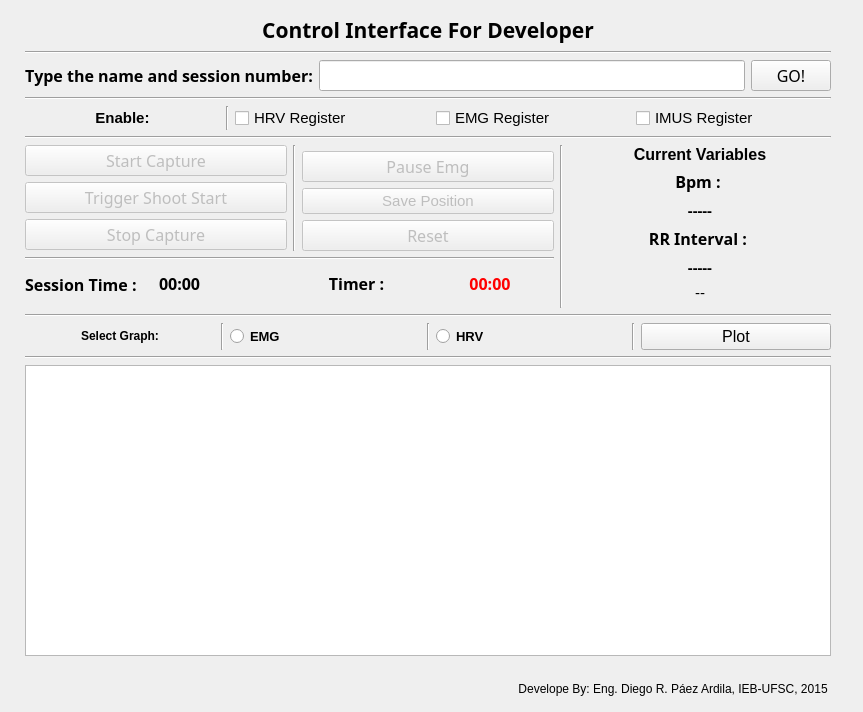
<?xml version="1.0" encoding="UTF-8"?>
<ui version="4.0">
 <class>MainWindow</class>
 <widget class="QMainWindow" name="MainWindow">
  <property name="geometry">
   <rect>
    <x>0</x>
    <y>0</y>
    <width>863</width>
    <height>712</height>
   </rect>
  </property>
  <property name="windowTitle">
   <string>MainWindow</string>
  </property>
  <property name="autoFillBackground">
   <bool>false</bool>
  </property>
  <widget class="QWidget" name="centralWidget">
   <widget class="QWidget" name="layoutWidget">
    <property name="geometry">
     <rect>
      <x>25</x>
      <y>15</y>
      <width>806</width>
      <height>681</height>
     </rect>
    </property>
    <layout class="QGridLayout" name="gridLayout_6">
     <item row="6" column="0" colspan="4">
      <widget class="Line" name="line_2">
       <property name="orientation">
        <enum>Qt::Horizontal</enum>
       </property>
      </widget>
     </item>
     <item row="2" column="2" rowspan="4">
      <widget class="Line" name="line_5">
       <property name="orientation">
        <enum>Qt::Vertical</enum>
       </property>
      </widget>
     </item>
     <item row="0" column="0" colspan="4">
      <layout class="QGridLayout" name="gridLayout_3">
       <item row="0" column="0">
        <widget class="QLabel" name="label">
         <property name="font">
          <font>
           <family>Mukti Narrow</family>
           <pointsize>16</pointsize>
           <weight>75</weight>
           <bold>true</bold>
          </font>
         </property>
         <property name="text">
          <string>Control Interface For Developer</string>
         </property>
         <property name="alignment">
          <set>Qt::AlignCenter</set>
         </property>
        </widget>
       </item>
       <item row="2" column="0">
        <widget class="Line" name="line">
         <property name="orientation">
          <enum>Qt::Horizontal</enum>
         </property>
        </widget>
       </item>
       <item row="1" column="0">
        <layout class="QGridLayout" name="gridLayout_2">
         <item row="1" column="1">
          <widget class="QLineEdit" name="Readtext">
           <property name="font">
            <font>
             <family>Abyssinica SIL</family>
             <pointsize>12</pointsize>
            </font>
           </property>
           <property name="alignment">
            <set>Qt::AlignCenter</set>
           </property>
          </widget>
         </item>
         <item row="1" column="2">
          <widget class="QPushButton" name="buttongo">
           <property name="font">
            <font>
             <family>Abyssinica SIL</family>
             <pointsize>12</pointsize>
            </font>
           </property>
           <property name="text">
            <string>GO!</string>
           </property>
          </widget>
         </item>
         <item row="1" column="0">
          <widget class="QLabel" name="label_4">
           <property name="font">
            <font>
             <family>Abyssinica SIL</family>
             <pointsize>12</pointsize>
            </font>
           </property>
           <property name="text">
            <string>&lt;html&gt;&lt;head/&gt;&lt;body&gt;&lt;p&gt;&lt;a name=&quot;result_box&quot;/&gt;&lt;span style=&quot; font-weight:600;&quot;&gt;T&lt;/span&gt;&lt;span style=&quot; font-weight:600;&quot;&gt;ype the name and session number:&lt;/span&gt;&lt;/p&gt;&lt;/body&gt;&lt;/html&gt;</string>
           </property>
          </widget>
         </item>
         <item row="0" column="0" colspan="3">
          <widget class="Line" name="line_10">
           <property name="orientation">
            <enum>Qt::Horizontal</enum>
           </property>
          </widget>
         </item>
        </layout>
       </item>
      </layout>
     </item>
     <item row="3" column="0" colspan="2">
      <widget class="Line" name="line_3">
       <property name="orientation">
        <enum>Qt::Horizontal</enum>
       </property>
      </widget>
     </item>
     <item row="1" column="0" colspan="4">
      <layout class="QGridLayout" name="gridLayout_5">
       <item row="1" column="0" colspan="5">
        <widget class="Line" name="line_4">
         <property name="orientation">
          <enum>Qt::Horizontal</enum>
         </property>
        </widget>
       </item>
       <item row="0" column="2">
        <widget class="QCheckBox" name="activarVFC">
         <property name="font">
          <font>
           <pointsize>11</pointsize>
          </font>
         </property>
         <property name="text">
          <string>HRV Register</string>
         </property>
        </widget>
       </item>
       <item row="0" column="4">
        <widget class="QCheckBox" name="activarIMUS">
         <property name="font">
          <font>
           <pointsize>11</pointsize>
          </font>
         </property>
         <property name="text">
          <string>IMUS Register</string>
         </property>
        </widget>
       </item>
       <item row="0" column="0">
        <widget class="QLabel" name="label_11">
         <property name="font">
          <font>
           <pointsize>11</pointsize>
           <weight>75</weight>
           <bold>true</bold>
          </font>
         </property>
         <property name="text">
          <string>Enable:</string>
         </property>
         <property name="alignment">
          <set>Qt::AlignCenter</set>
         </property>
        </widget>
       </item>
       <item row="0" column="3">
        <widget class="QCheckBox" name="activarEMG">
         <property name="font">
          <font>
           <pointsize>11</pointsize>
          </font>
         </property>
         <property name="text">
          <string>EMG Register</string>
         </property>
        </widget>
       </item>
       <item row="0" column="1">
        <widget class="Line" name="line_9">
         <property name="orientation">
          <enum>Qt::Vertical</enum>
         </property>
        </widget>
       </item>
      </layout>
     </item>
     <item row="2" column="0">
      <layout class="QVBoxLayout" name="verticalLayout">
       <item>
        <widget class="QPushButton" name="ButtonStart">
         <property name="enabled">
          <bool>false</bool>
         </property>
         <property name="font">
          <font>
           <family>Abyssinica SIL</family>
           <pointsize>12</pointsize>
          </font>
         </property>
         <property name="text">
          <string>Start Capture</string>
         </property>
        </widget>
       </item>
       <item>
        <widget class="QPushButton" name="ButtonTrigeron">
         <property name="enabled">
          <bool>false</bool>
         </property>
         <property name="font">
          <font>
           <family>Abyssinica SIL</family>
           <pointsize>12</pointsize>
          </font>
         </property>
         <property name="text">
          <string>Trigger Shoot Start</string>
         </property>
        </widget>
       </item>
       <item>
        <widget class="QPushButton" name="ButtonStop">
         <property name="enabled">
          <bool>false</bool>
         </property>
         <property name="font">
          <font>
           <family>Abyssinica SIL</family>
           <pointsize>12</pointsize>
          </font>
         </property>
         <property name="text">
          <string>Stop Capture</string>
         </property>
        </widget>
       </item>
      </layout>
     </item>
     <item row="2" column="1">
      <layout class="QGridLayout" name="gridLayout_4">
       <item row="3" column="1">
        <widget class="QPushButton" name="resetButton">
         <property name="enabled">
          <bool>false</bool>
         </property>
         <property name="font">
          <font>
           <family>Abyssinica SIL</family>
           <pointsize>12</pointsize>
          </font>
         </property>
         <property name="text">
          <string>Reset</string>
         </property>
        </widget>
       </item>
       <item row="1" column="1">
        <widget class="QPushButton" name="pauseEmgButton">
         <property name="enabled">
          <bool>false</bool>
         </property>
         <property name="font">
          <font>
           <family>Abyssinica SIL</family>
           <pointsize>12</pointsize>
          </font>
         </property>
         <property name="text">
          <string>Pause Emg</string>
         </property>
        </widget>
       </item>
       <item row="0" column="0" rowspan="4">
        <widget class="Line" name="line_11">
         <property name="orientation">
          <enum>Qt::Vertical</enum>
         </property>
        </widget>
       </item>
       <item row="2" column="1">
        <widget class="QPushButton" name="savePositionButton">
         <property name="enabled">
          <bool>false</bool>
         </property>
         <property name="font">
          <font>
           <pointsize>11</pointsize>
          </font>
         </property>
         <property name="text">
          <string>Save Position</string>
         </property>
        </widget>
       </item>
      </layout>
     </item>
     <item row="2" column="3" rowspan="3">
      <layout class="QGridLayout" name="gridLayout">
       <item row="0" column="0">
        <widget class="QLabel" name="label_6">
         <property name="font">
          <font>
           <pointsize>12</pointsize>
          </font>
         </property>
         <property name="text">
          <string>&lt;html&gt;&lt;head/&gt;&lt;body&gt;&lt;p&gt;&lt;a name=&quot;result_box&quot;/&gt;&lt;span style=&quot; font-weight:600;&quot;&gt;C&lt;/span&gt;&lt;span style=&quot; font-weight:600;&quot;&gt;urrent&lt;/span&gt;&lt;span style=&quot; font-weight:600;&quot;&gt; Variables&lt;/span&gt;&lt;/p&gt;&lt;/body&gt;&lt;/html&gt;</string>
         </property>
         <property name="alignment">
          <set>Qt::AlignCenter</set>
         </property>
        </widget>
       </item>
       <item row="3" column="0">
        <widget class="QLabel" name="label_3">
         <property name="font">
          <font>
           <family>Abyssinica SIL</family>
           <pointsize>12</pointsize>
          </font>
         </property>
         <property name="text">
          <string>&lt;html&gt;&lt;head/&gt;&lt;body&gt;&lt;p&gt;&lt;span style=&quot; font-weight:600;&quot;&gt;RR Interval : &lt;/span&gt;&lt;/p&gt;&lt;/body&gt;&lt;/html&gt;</string>
         </property>
         <property name="alignment">
          <set>Qt::AlignCenter</set>
         </property>
        </widget>
       </item>
       <item row="1" column="0">
        <widget class="QLabel" name="label_2">
         <property name="font">
          <font>
           <family>Abyssinica SIL</family>
           <pointsize>12</pointsize>
          </font>
         </property>
         <property name="text">
          <string>&lt;html&gt;&lt;head/&gt;&lt;body&gt;&lt;p&gt;&lt;span style=&quot; font-weight:600;&quot;&gt;Bpm : &lt;/span&gt;&lt;/p&gt;&lt;/body&gt;&lt;/html&gt;</string>
         </property>
         <property name="alignment">
          <set>Qt::AlignCenter</set>
         </property>
        </widget>
       </item>
       <item row="5" column="0">
        <widget class="QLabel" name="arduinoLabel">
         <property name="font">
          <font>
           <pointsize>11</pointsize>
          </font>
         </property>
         <property name="text">
          <string>--</string>
         </property>
         <property name="alignment">
          <set>Qt::AlignCenter</set>
         </property>
        </widget>
       </item>
       <item row="2" column="0">
        <widget class="QLabel" name="labelbpsout">
         <property name="font">
          <font>
           <family>Abyssinica SIL</family>
           <pointsize>12</pointsize>
          </font>
         </property>
         <property name="text">
          <string>&lt;html&gt;&lt;head/&gt;&lt;body&gt;&lt;p&gt;&lt;span style=&quot; font-size:11pt; font-weight:600;&quot;&gt;-----&lt;/span&gt;&lt;/p&gt;&lt;/body&gt;&lt;/html&gt;</string>
         </property>
         <property name="alignment">
          <set>Qt::AlignCenter</set>
         </property>
        </widget>
       </item>
       <item row="4" column="0">
        <widget class="QLabel" name="labelintervaloRR">
         <property name="font">
          <font>
           <family>Abyssinica SIL</family>
           <pointsize>12</pointsize>
          </font>
         </property>
         <property name="text">
          <string>&lt;html&gt;&lt;head/&gt;&lt;body&gt;&lt;p&gt;&lt;span style=&quot; font-size:11pt; font-weight:600;&quot;&gt;-----&lt;/span&gt;&lt;/p&gt;&lt;/body&gt;&lt;/html&gt;</string>
         </property>
         <property name="alignment">
          <set>Qt::AlignCenter</set>
         </property>
        </widget>
       </item>
      </layout>
     </item>
     <item row="4" column="0" colspan="2">
      <layout class="QHBoxLayout" name="horizontalLayout">
       <item>
        <widget class="QLabel" name="label_8">
         <property name="font">
          <font>
           <family>Abyssinica SIL</family>
           <pointsize>12</pointsize>
           <weight>75</weight>
           <bold>true</bold>
          </font>
         </property>
         <property name="text">
          <string>Session Time :</string>
         </property>
        </widget>
       </item>
       <item>
        <widget class="QLabel" name="tempoProvaout">
         <property name="font">
          <font>
           <family>Abyssinica SIL</family>
           <pointsize>9</pointsize>
           <weight>75</weight>
           <bold>true</bold>
          </font>
         </property>
         <property name="text">
          <string>&lt;html&gt;&lt;head/&gt;&lt;body&gt;&lt;p&gt;&lt;span style=&quot; font-size:12pt;&quot;&gt;00:00&lt;/span&gt;&lt;/p&gt;&lt;/body&gt;&lt;/html&gt;</string>
         </property>
        </widget>
       </item>
       <item>
        <widget class="QLabel" name="label_7">
         <property name="font">
          <font>
           <family>Abyssinica SIL</family>
           <pointsize>12</pointsize>
           <weight>75</weight>
           <bold>true</bold>
          </font>
         </property>
         <property name="text">
          <string>&lt;html&gt;&lt;head/&gt;&lt;body&gt;&lt;p align=&quot;center&quot;&gt;Timer :&lt;/p&gt;&lt;/body&gt;&lt;/html&gt;</string>
         </property>
        </widget>
       </item>
       <item>
        <widget class="QLabel" name="relojout">
         <property name="font">
          <font>
           <family>Abyssinica SIL</family>
           <pointsize>12</pointsize>
           <weight>75</weight>
           <bold>true</bold>
          </font>
         </property>
         <property name="text">
          <string>&lt;html&gt;&lt;head/&gt;&lt;body&gt;&lt;p&gt;&lt;span style=&quot; font-size:12pt; color:#ff0000;&quot;&gt;00:00&lt;/span&gt;&lt;/p&gt;&lt;/body&gt;&lt;/html&gt;</string>
         </property>
         <property name="alignment">
          <set>Qt::AlignCenter</set>
         </property>
        </widget>
       </item>
      </layout>
     </item>
     <item row="7" column="0" colspan="4">
      <layout class="QVBoxLayout" name="verticalLayout_3">
       <item>
        <layout class="QVBoxLayout" name="verticalLayout_2">
         <item>
          <layout class="QHBoxLayout" name="horizontalLayout_3">
           <item>
            <widget class="QLabel" name="label_10">
             <property name="text">
              <string>&lt;html&gt;&lt;head/&gt;&lt;body&gt;&lt;p&gt;&lt;a name=&quot;result_box&quot;/&gt;&lt;span style=&quot; font-weight:600;&quot;&gt;S&lt;/span&gt;&lt;span style=&quot; font-weight:600;&quot;&gt;elect Graph:&lt;/span&gt;&lt;/p&gt;&lt;/body&gt;&lt;/html&gt;</string>
             </property>
             <property name="alignment">
              <set>Qt::AlignCenter</set>
             </property>
            </widget>
           </item>
           <item>
            <widget class="Line" name="line_8">
             <property name="orientation">
              <enum>Qt::Vertical</enum>
             </property>
            </widget>
           </item>
           <item>
            <widget class="QRadioButton" name="plotEMG">
             <property name="font">
              <font>
               <pointsize>10</pointsize>
               <weight>75</weight>
               <bold>true</bold>
              </font>
             </property>
             <property name="text">
              <string>EMG</string>
             </property>
            </widget>
           </item>
           <item>
            <widget class="Line" name="line_6">
             <property name="orientation">
              <enum>Qt::Vertical</enum>
             </property>
            </widget>
           </item>
           <item>
            <widget class="QRadioButton" name="plotVFC">
             <property name="font">
              <font>
               <pointsize>10</pointsize>
               <weight>75</weight>
               <bold>true</bold>
              </font>
             </property>
             <property name="text">
              <string>HRV</string>
             </property>
            </widget>
           </item>
           <item>
            <widget class="Line" name="line_7">
             <property name="orientation">
              <enum>Qt::Vertical</enum>
             </property>
            </widget>
           </item>
           <item>
            <widget class="QPushButton" name="plotButton">
             <property name="font">
              <font>
               <pointsize>12</pointsize>
               <weight>50</weight>
               <bold>false</bold>
              </font>
             </property>
             <property name="text">
              <string>Plot</string>
             </property>
            </widget>
           </item>
          </layout>
         </item>
         <item>
          <widget class="Line" name="line_12">
           <property name="orientation">
            <enum>Qt::Horizontal</enum>
           </property>
          </widget>
         </item>
         <item>
          <widget class="PlotWidget" name="plot"/>
         </item>
         <item>
          <spacer name="horizontalSpacer">
           <property name="orientation">
            <enum>Qt::Horizontal</enum>
           </property>
           <property name="sizeHint" stdset="0">
            <size>
             <width>40</width>
             <height>20</height>
            </size>
           </property>
          </spacer>
         </item>
         <item>
          <widget class="QLabel" name="label_5">
           <property name="text">
            <string>Develope By: Eng. Diego R. Páez Ardila, IEB-UFSC, 2015 </string>
           </property>
           <property name="alignment">
            <set>Qt::AlignRight|Qt::AlignTrailing|Qt::AlignVCenter</set>
           </property>
          </widget>
         </item>
        </layout>
       </item>
      </layout>
     </item>
    </layout>
   </widget>
  </widget>
 </widget>
 <customwidgets>
  <customwidget>
   <class>PlotWidget</class>
   <extends>QGraphicsView</extends>
   <header>pyqtgraph</header>
  </customwidget>
 </customwidgets>
 <resources/>
 <connections/>
</ui>
